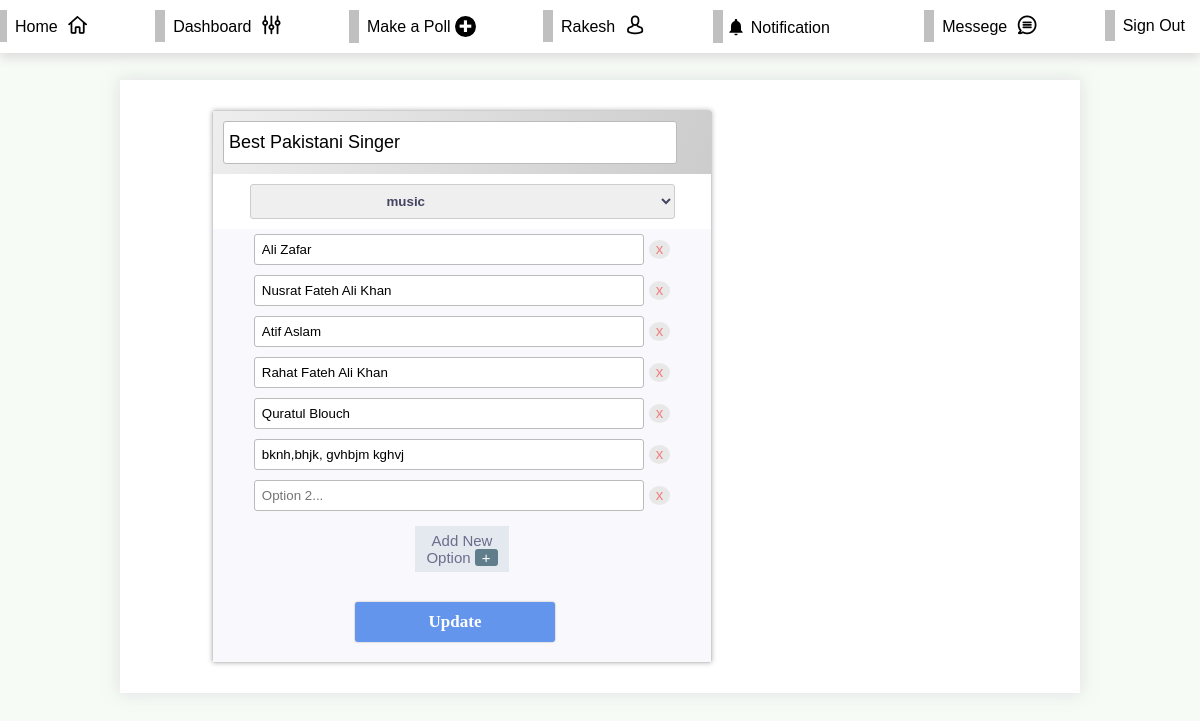
/editpoll.php?pollid=90 (signed in), run on an earlier commit of the app's database.
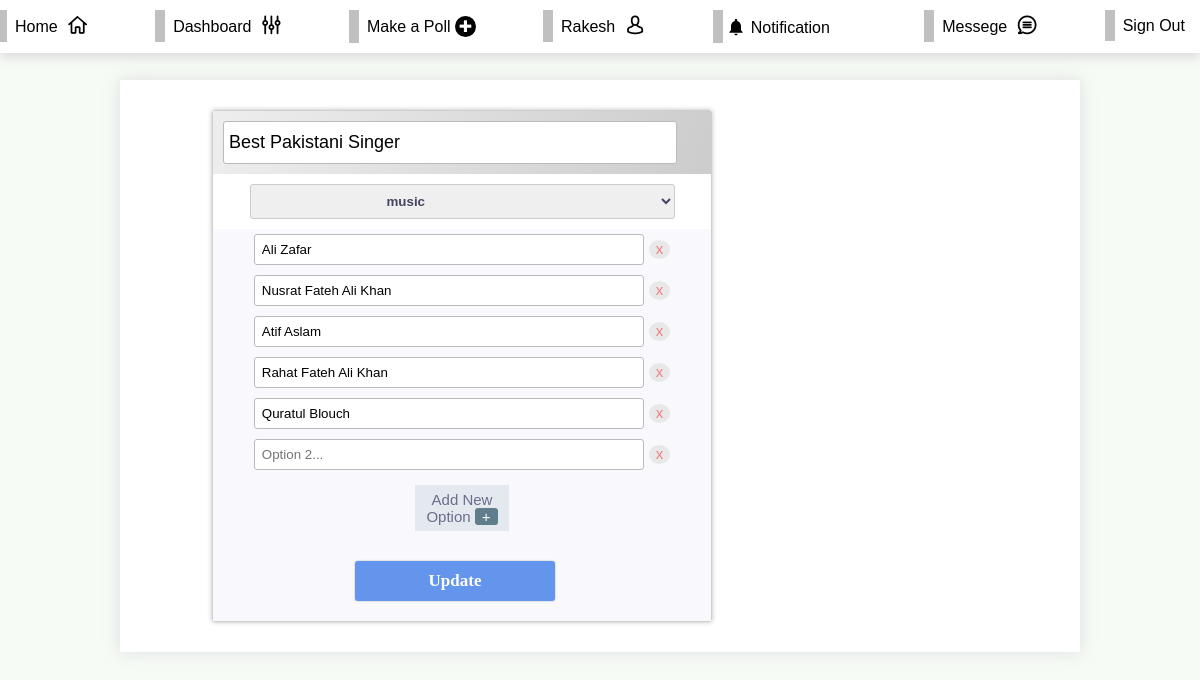
And on a later commit of the database.
### tables this page shows
CREATE TABLE `options` (
  `option_id` int(10) UNSIGNED NOT NULL,
  `option_name` varchar(10000) NOT NULL,
  `option_belongsto` int(11) NOT NULL,
  `option_addedby_id` int(11) NOT NULL,
  `option_created_at` timestamp NOT NULL DEFAULT current_timestamp() ON UPDATE current_timestamp(),
  `option_votes` int(11) NOT NULL DEFAULT 0,
  `option_status` varchar(20) DEFAULT 'active'
);

### db.php (called while the page is built, shortened)
<?php
    class db {
        public $conn;
        public function __construct( $host="localhost",$dbname="bluepoll", $username="root", $password="") {
            $this->conn = new PDO("mysql:host=$host;dbname=$dbname",$username,$password);
        }
        public function singlePollOptions( $table="options",$pollid ) {
            if( isset($table) ) {
                $sqlString = "SELECT option_id,option_name,option_belongsto,option_addedby_id,option_created_at,(select count(*) from votes where vote_option_id=option_id) AS option_votes FROM options WHERE option_belongsto = $pollid";
                return $this->conn->query($sqlString);
            } else {
                return false;
            }
        }
    }
?>

### editpoll.php (the view, shortened to what the changed rows need)
<?php require_once("db.php"); require_once("helper.php");
    if ( isset($_GET["pollid"])  ) {
        $pollid = $_GET["pollid"];
        $options = (new db())->singlePollOptions("options",$pollid);
    }
?>
<!DOCTYPE html>
<html lang="en">
    <head>
        <?php
            require_once("common_stylesheet_links.php");
        ?>
        <link rel="stylesheet" href="css/editpoll.css">
    </head>
    <body>
    <div class="container">
        <div class="main-content">
            <div class='poll' data-poll-id='<?php echo $pollid ?>'>
                <div class='poll-body'>
                    <div class="options-list">
                        <div class='option' data-option-id='' data-option-vote=''>
                            <?php
                                while( $option = $options->fetch(PDO::FETCH_ASSOC) ) {
                                    $option_id = $option['option_id'];
                                    $option_name = $option['option_name'];
                                    echo "
                                        <div class='new-option-name'>
                                            <input type='text' name='option$option_id' id='option$option_id'  class='options' value='$option_name'>
                                            <span  class='new-option-cancel' onclick='this.parentElement.remove()'>x</span>
                                        </div>";
                                }
                            ?>
                        </div>
                    </div>
            </div>
        </div>
    </div>
    </body>
</html>

What changed in the data, as far as the page shows it:
removed options: option_name "bknh,bhjk, gvhbjm kghvj"
